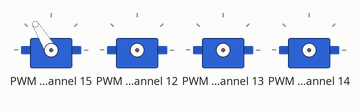
Simulated run of this program. Board: Raspberry Pi (BCM pin numbers). Parts: 4 × servo. Servo angles are drawn from the pulse width (0.5 ms = 0°, 2.5 ms = 180°); what the program prints to the terminal is not drawn. At 0.4 s the program stops and its outputs stay as they are.

Above: at 0.18 s.
Timing chart, 0 to 1.8 s (numbered marks = the images above):
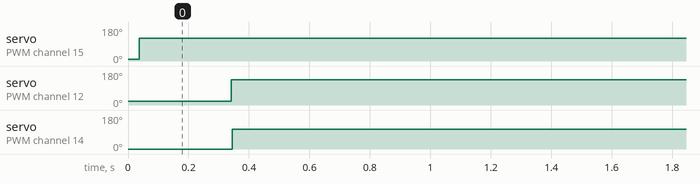

Measured:
- by itself, servo on PWM channel 15: 9° → 121° at 0.04 s
- by itself, servo on PWM channel 12: 20° → 133° at 0.34 s
- by itself, servo on PWM channel 14: 0° → 105° at 0.35 s

The program:

show_servo_info.py
```python
#!/usr/bin/env python
# -*- coding: utf-8 -*-
#
#  show_servo_info.py - custom utility to show all the various servo data
#  based upon the code from York Hack Space May 2014
#  downloaded from https://github.com/RorschachUK/meArmPi

# the command path below assumes all the code is in a 'complete_projects' folder within the Maker Kit folder structure
# command to run: python3 ./RPi_maker_kit5/complete_projects/MeArm_v0-4/show_servo_info.py
#  - assumes the code is in the /home/YOURUSERNAME/RPi_maker_kit5/complete_projects/MeArm_v0-4 folder
# or just use Thonny IDE

import meArm     # import the custom meArm.py set of classes

def main():
    arm = meArm.meArm(debug=True)     # define the arm variable

    # the servo order from lowest channel number to highest must be:
    #  - base servo
    #  - left/elbow servo
    #  - right/shoulder
    #  - gripper
    # the four servos should use one of the 'blocks' 0-3 on the PCA9685
    #arm.begin(0,0x40)   # set all the initial servo variables when using channels 0, 1, 2 & 3 ie block 0
    #arm.begin(1,0x40)  # set all the initial servo variables when using channels 4, 5, 6 & 7 ie block 1
    #arm.begin(2,0x40)  # set all the initial servo variables when using channels 8, 9, 10 & 11 ie block 2
    arm.begin(3,0x40)  # set all the initial servo variables when using channels 12, 13, 14 & 15 ie block 3

    arm.gotoPoint(0, 100, 50)
    xnow, ynow, znow = arm.getPos()
    print ("current x,y,z: " + str(xnow) + ", " + str(ynow) + ", " + str(znow) )

    arm.gotoPoint(0, 100, 50)
    xnow, ynow, znow = arm.getPos()
    print ("current x,y,z: " + str(xnow) + ", " + str(ynow) + ", " + str(znow) )


if __name__ == '__main__':
    main()
```

meArm.py
```python
# meArm.py - updates in July 2018
#   to use python 3
#   to add some debug output
#   to add more annotation
#  further updates for use with the Raspberry Pi Maker Kit in Nov'21
#  based upon the code from York Hack Space May 2014
#  original code downloaded from https://github.com/RorschachUK/meArmPi

# A motion control library for the Phenoptix meArm:
#  - v0.4 laser cut acrylic version at https://www.thingiverse.com/thing:360108
#  - v0.4 3D printed version at https://www.thingiverse.com/thing:616239
#  - v0.4 updated/corrected 3D print designs for Raspberry Pi Maker Kit usage at Prusa web site

# at some point the 'driver' used below and included with the original s/w set could be
#   substituted by a general purpose PCA9685 library

# this file should be in the same folder as the test code

from PCA9685_PWM_Servo_Driver import PWM
import kinematics     # this imports the custom code that does the polar/cartesian coordinate transformations
import time           # this imports the library that allows various time functions
from math import pi   # this allows the use of pi, calculated to reasonable precision, as a variable

# set the default 'sweep' values for each of the servos
# these should be adjusted/tweaked forthe set of servos that are being used
MinBase = 155       # usually 145
MaxBase = 49        # usually 49

MinShoulder = 118   # usually 118
MaxShoulder = 22    # usually 22

MinElbow = 144      # usually 144
MaxElbow = 36       # usually 36

MinGripper = 65     # usually 75
MaxGripper = 118    # usually 115


class meArm():        # class for all the various set up and usage functions for the robot arm

    def __init__(self, sweepMinBase = MinBase, sweepMaxBase = MaxBase, angleMinBase = -pi/4, angleMaxBase = pi/4, sweepMinShoulder = MinShoulder, sweepMaxShoulder = MaxShoulder, angleMinShoulder = pi/4, angleMaxShoulder = 3*pi/4, sweepMinElbow = MinElbow, sweepMaxElbow = MaxElbow, angleMinElbow = pi/4, angleMaxElbow = -pi/4, sweepMinGripper = MinGripper, sweepMaxGripper = MaxGripper, angleMinGripper = pi/2, angleMaxGripper = 0, debug=False):

        """Constructor for meArm - can use as default arm=meArm(), or supply calibration data for servos."""

        self.debug = debug

        self.servoInfo = {}
        if self.debug:
            print ("base info:")
        self.servoInfo["base"] = self.setupServo(sweepMinBase, sweepMaxBase, angleMinBase, angleMaxBase)
        if self.debug:
            print ("shoulder info:")
        self.servoInfo["shoulder"] = self.setupServo(sweepMinShoulder, sweepMaxShoulder, angleMinShoulder, angleMaxShoulder)
        if self.debug:
            print ("elbow info:")
        self.servoInfo["elbow"] = self.setupServo(sweepMinElbow, sweepMaxElbow, angleMinElbow, angleMaxElbow)
        if self.debug:
            print ("gripper info:")
        self.servoInfo["gripper"] = self.setupServo(sweepMinGripper, sweepMaxGripper, angleMinGripper, angleMaxGripper)


    # The PCA9685 servo board has four 'blocks' of four servo connectors, referenced as
    #  0, 1, 2 or 3 and a unique I2C address which is unlikely to anything other than 0x40
    # If (say) you connect the servos to channels 12, 13, 14 & 15 then the 'block' ref is set to 3


    def begin(self, block = 0, address = 0x40):

        """Call begin() before any other meArm calls.  It has optional parameters to select a different block of servo connectors or a different I2C address."""

        if self.debug:
            print ("block: " + str(block) + " - address: " + str(address))
        self.pwm = PWM(address)         # Address of PCA9685 PWM servo I2C module
        self.base = block * 4           # channel for the **base** servo eg 12 if block 3
        if self.debug:
            print ("base servo channel set to " + str(self.base))
        self.shoulder = block * 4 + 1   # channel for the **shoulder** servo eg 13 if block 3
        if self.debug:
            print ("shoulder servo channel set to " + str(self.shoulder))
        self.elbow = block * 4 + 2      # channel for the **elbow** servo eg 14 if block 3
        if self.debug:
            print ("elbow servo channel set to " + str(self.elbow))
        self.gripper = block * 4 + 3    # channel for the **gripper** servo eg 15 if block 3
        if self.debug:
            print ("gripper servo channel set to " + str(self.gripper))

        self.pwm.setPWMFreq(50)         # recommended PWM frequency for the servos
        self.openGripper()              # at the start of any cycle open the gripper

        self.goDirectlyTo(0, 100, 50)   #   go to the 'home' position

        if self.debug:
            print ("gripper opened and positioned at 0, 100, 50 as a start position")


    def setupServo(self, n_min, n_max, a_min, a_max):

        """Calculate servo calibration record to place in self.servoInfo"""
        # eg self.servoInfo["base"] = self.setupServo(145, 49, -pi/4, pi/4) sets up the 'base' servo record with the default values

        rec = {}
        n_range = n_max - n_min
        a_range = a_max - a_min
        if a_range == 0: return
        gain = n_range / a_range
        zero = n_min - gain * a_min
        rec["gain"] = gain
        rec["zero"] = zero
        rec["min"] = n_min
        rec["max"] = n_max

        if self.debug:
            print ("gain : " + str(gain))
            print ("zero : " + str(zero))
            print ("n_min: " + str(n_min))
            print ("n_max: " + str(n_max))

        return rec


    def angle2pwm(self, servo, angle):

        """Work out pulse length to use to achieve a given requested angle taking into account stored calibration data"""

        ret = 150 + int(0.5 + (self.servoInfo[servo]["zero"] + self.servoInfo[servo]["gain"] * angle) * 450 / 180)

        if self.debug:
            print ("servo        : " + str(servo))
            print ("angle        : " + str(angle))
            print ("pulse length : " + str(ret))


        return ret


    def goDirectlyTo(self, x, y, z):

        """Set servo angles so as to place the gripper at a given Cartesian point as quickly as possible, without caring what path it takes to get there"""

        angles = [0,0,0]
        solvedebug=False
        if self.debug: solvedebug=True
        if kinematics.solve(x, y, z, angles, solvedebug):
            radBase = angles[0]
            radShoulder = angles[1]
            radElbow = angles[2]
            self.pwm.setPWM(self.base, 0, self.angle2pwm("base", radBase))
            self.pwm.setPWM(self.shoulder, 0, self.angle2pwm("shoulder", radShoulder))
            self.pwm.setPWM(self.elbow, 0, self.angle2pwm("elbow", radElbow))
            self.x = x
            self.y = y
            self.z = z
            if self.debug: print ("goto intermediate point %s" % ([x,y,z]))


    def gotoPoint(self, x, y, z):

        """Travel in a straight line from current position to a requested position"""

        # can only be called after an initial movement otherwise the previous/current position is not known
        x0 = self.x
        y0 = self.y
        z0 = self.z
        dist = kinematics.distance(x0, y0, z0, x, y, z)
        if self.debug:
            print ("distance ")
        step = 1
        i = 0
        while i < dist:
    	    self.goDirectlyTo(x0 + (x - x0) * i / dist, y0 + (y - y0) * i / dist, z0 + (z - z0) * i / dist)
    	    time.sleep(0.01)  # damper interval to make movement slower: no shorter than 0.01
    	    i += step
        self.goDirectlyTo(x, y, z)
        time.sleep(0.05)


    def openGripper(self):

        """Open the gripper, dropping whatever is being carried"""

        self.pwm.setPWM(self.gripper, 0, self.angle2pwm("gripper", pi/4.0))
        if self.debug:
            print ("gripper opened")
        time.sleep(0.3)


    def closeGripper(self):

        """Close the gripper, grabbing onto anything that might be there"""

        self.pwm.setPWM(self.gripper, 0, self.angle2pwm("gripper", -pi/4.0))
        if self.debug:
            print ("gripper closed")
        time.sleep(0.3)


    def isReachable(self, x, y, z):

        """Returns True if the point is (theoretically) reachable by the gripper"""

        radBase = 0
        radShoulder = 0
        radElbow = 0
        solvedebug=False
        if self.debug: solvedebug=True
        radangles =[radBase, radShoulder, radElbow]
        return kinematics.solve(x, y, z, radangles, solvedebug)
        #return kinematics.solve(x, y, z, radBase, radShoulder, radElbow)


    def getPos(self):

        """Returns the current position of the gripper"""

        return [self.x, self.y, self.z]
```

PCA9685_PWM_Servo_Driver.py
```python
#!/usr/bin/python

# updates in July 2018 to use python 3 and to remove option to auto set the busnum/port
#  further updates for use with the Raspberry Pi Maker Kit in Nov'21
# based upon the code from York Hack Space May 2014
# downloaded from https://github.com/RorschachUK/meArmPi

# this file should be in the same folder as the test code

import time
import math
from PCA9685_I2C import PCA9685_I2C

# ============================================================================
# PCA9685 16-Channel PWM Servo Driver
# ============================================================================

class PWM :
  i2c = None

  # Registers/etc.
  __SUBADR1            = 0x02
  __SUBADR2            = 0x03
  __SUBADR3            = 0x04
  __MODE1              = 0x00
  __PRESCALE           = 0xFE
  __LED0_ON_L          = 0x06
  __LED0_ON_H          = 0x07
  __LED0_OFF_L         = 0x08
  __LED0_OFF_H         = 0x09
  __ALLLED_ON_L        = 0xFA
  __ALLLED_ON_H        = 0xFB
  __ALLLED_OFF_L       = 0xFC
  __ALLLED_OFF_H       = 0xFD

  def __init__(self, address=0x40, debug=False):
    self.i2c = PCA9685_I2C(address)
    self.address = address
    self.debug = debug
    if (self.debug):
        print ("address: " + str(address))
        print ("Reseting PCA9685")
    self.i2c.write8(self.__MODE1, 0x00)

  def setPWMFreq(self, freq):
    "Sets the PWM frequency"
    prescaleval = 25000000.0    # 25MHz
    prescaleval /= 4096.0       # 12-bit
    prescaleval /= float(freq)
    prescaleval -= 1.0
    if (self.debug):
      print ("Setting PWM frequency to %d Hz" % freq)
      print ("Estimated pre-scale: %d" % prescaleval)
    prescale = math.floor(prescaleval + 0.5)
    if (self.debug):
      print ("Final pre-scale: %d" % prescale)

    oldmode = self.i2c.readU8(self.__MODE1);
    newmode = (oldmode & 0x7F) | 0x10             # sleep
    self.i2c.write8(self.__MODE1, newmode)        # go to sleep
    self.i2c.write8(self.__PRESCALE, int(math.floor(prescale)))
    self.i2c.write8(self.__MODE1, oldmode)
    time.sleep(0.005)
    self.i2c.write8(self.__MODE1, oldmode | 0x80)

  def setPWM(self, channel, on, off):
    "Sets a single PWM channel"
    self.i2c.write8(self.__LED0_ON_L+4*channel, on & 0xFF)
    self.i2c.write8(self.__LED0_ON_H+4*channel, on >> 8)
    self.i2c.write8(self.__LED0_OFF_L+4*channel, off & 0xFF)
    self.i2c.write8(self.__LED0_OFF_H+4*channel, off >> 8)
```

kinematics.py
```python
# (licence header left out)
# this file should be in the same folder as the test code

import math

L1 = 80 # Shoulder to elbow length
L2 = 80 # Elbow to wrist length
L3 = 68 # Wrist to hand plus base centre to shoulder

def cart2polar(x, y, debug=False):
    # Determine magnitude of cartesian coordinates
    r = math.hypot(x, y)
    # Don't try to calculate zero magnitude vectors angles
    if r == 0:
        return

    c = x / r
    s = y / r

    # Safety!
    if s > 1: s = 1
    if c > 1: c = 1
    if s < -1: s = -1
    if c < -1: c = -1

    # Calculate angle in 0..PI
    theta = math.acos(c)

    # Convert to full range
    if s < 0: theta = -theta

    return r, theta

# Get angle from triangle using cosine rule
def cosangle(opp, adj1, adj2, theta, debug=False):
    # Cosine rule:
    # C^2 = A^2 + B^2 - 2*A*B*cos(Angle_AB)
    # cos(Angle_AB) = (A^2 + B^2 - C^2)/(2*A*B)
    # C is opposite
    # A, B are adjacent

    den = 2 * adj1 * adj2

    if den == 0:
        return False
    c = (adj1 * adj1 + adj2 * adj2 - opp * opp)/den
    if c > 1 or c < -1:
        return False
    theta[0] = math.acos(c)
    return True

# Solve angles
def solve(x, y, z, angles, debug=False):
    if debug:
        print ("kinematics:solve: x, y, z and angles provided - " + str(x) + ", " + str(y) + ", " + str(z) + ", " + str(angles[0]) + ", " + str(angles[1]) + ", " + str(angles[2]))
    # Solve top-down view
    r, th0 = cart2polar(y, x)
    if debug: print("kinematics:solve: r, th0 from cart2polar are " + str(r) + ", " + str(th0) )
    if r == 0 and th0 == 0 :
        if debug:
            print ("kinematic:solve: returning FALSE as both r and th0 are zero")
        return False

    r -= L3 # Account for the wrist length

    # In arm plane, convert to polar
    R, ang_P = cart2polar(r, z)

    parmB = [0]
    parmC = [0]

    # Solve arm inner angles as required
    if not cosangle(L2, L1, R, parmB): return False
    if not cosangle(R, L1, L2, parmC): return False
    B = parmB[0]
    C = parmC[0]

    # Solve for servo angles from horizontal
    a0 = th0
    a1 = ang_P + B
    a2 = C + a1 - math.pi

    angles[0] = a0
    angles[1] = a1
    angles[2] = a2

    return True

# Forward kinematics - for unsolving!

def polar2cart(r, theta, debug=False):
    a = r * math.cos(theta)
    b = r * sin(theta)
    return a,b

def distance(x1, y1, z1, x2, y2, z2, debug=False):
    dx = x2 - x1
    dy = y2 - y1
    dz = z2 - z1
    return math.sqrt(dx*dx + dy*dy + dz*dz)

def unsolve(a0, a1, a2, debug=False):
    # Calculate u,v coordinates for arm
    u01, v01 = polar2cart(L1, a1)
    u12, v12 = polar2cart(L2, a2)

    # Add vectors
    u = u01 + u12 + L3
    v = v01 + v12

    # Calculate in 3D space - note x/y reversal!
    y, x = polar2cart(u, a0)
    z = v
    return x, y, z
```

Source omitted: PCA9685_I2C.py (5287 bytes)
